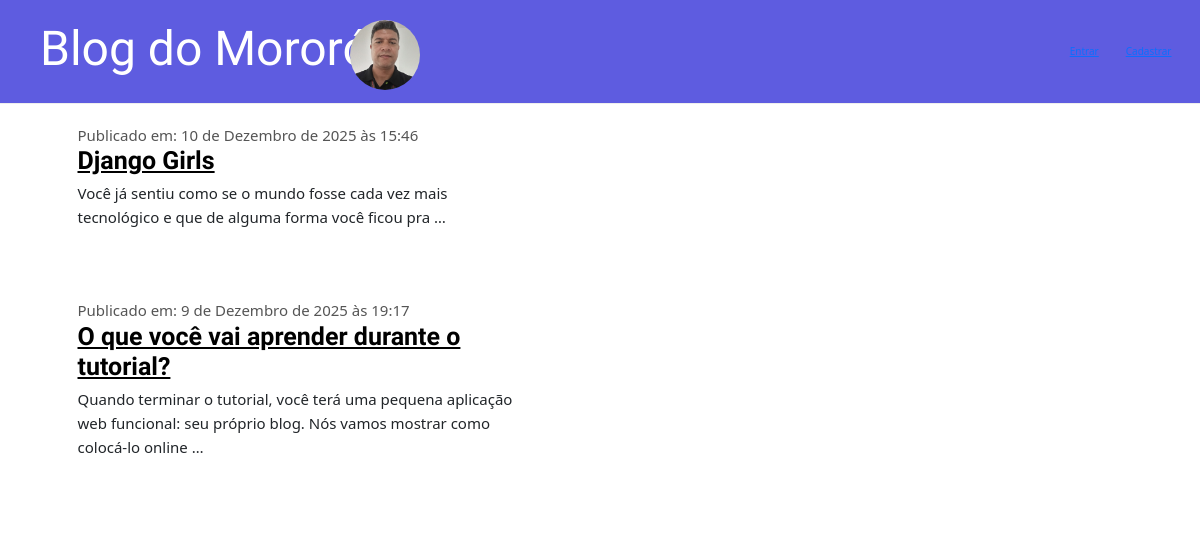
The app's page /, older data.
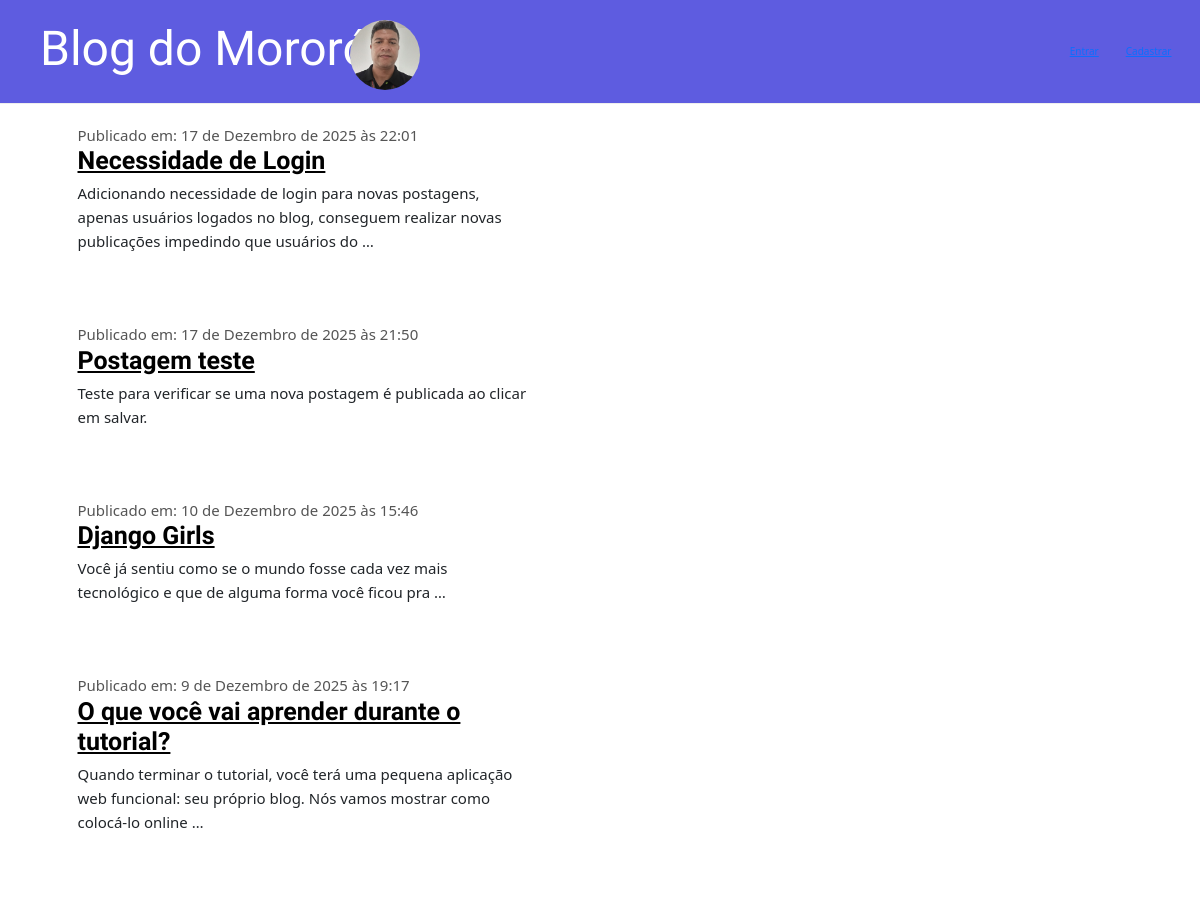
The same page, newer data.
### blog/models.py (models this page shows, shortened)
class Post(models.Model):
    author = models.ForeignKey(settings.AUTH_USER_MODEL, on_delete=models.CASCADE)
    title = models.CharField(max_length=200)
    text = models.TextField()
    created_date = models.DateTimeField(default=timezone.now)
    published_date = models.DateTimeField(blank=True, null=True)

### blog/views.py (the view)
# urls.py: path('', views.post_list, name='postlist'),
def post_list(request):
    post=Post.objects.filter(published_date__lte=timezone.now()).order_by('-published_date')
    return render(request, 'blog/post_list.html', {'post_list':post})

### blog/templates/blog/post_list.html
{% extends "blog/base.html" %}
{% block content %}
    {% for post in post_list %}
        <article class="post">
            <time>Publicado em: {{ post.published_date }}</time>
            <h2>
                <a href="{% url 'post_detail' pk=post.pk %}">
                    {{ post.title }}
                </a>
            </h2>
            <p>{{ post.text|truncatewords:20|linebreaksbr }}</p>
        </article>
    {% endfor %}
{% endblock %}

### blog/templates/blog/base.html (shortened to what this page needs)
{% load static %}
<!DOCTYPE html>
<html lang="pt-br">
    <head>
        <link rel="stylesheet" href="//maxcdn.bootstrapcdn.com/bootstrap/3.2.0/css/bootstrap.min.css">
        <link rel="stylesheet" href="//maxcdn.bootstrapcdn.com/bootstrap/3.2.0/css/bootstrap-theme.min.css">
        <link href="https://cdn.jsdelivr.net/npm/bootstrap@5.3.8/dist/css/bootstrap.min.css" rel="stylesheet">
        <link rel="stylesheet" href="{% static 'css/blog.css' %}">
    </head>
<body>
    <div class="page-header">
    <h1><a href="/">Blog do Mororó</a></h1>
    <div class="user-area">
        {% if user.is_authenticated %}
            <span class="username">Olá, {{ user.username }}</span>
            <form action="{% url 'logout' %}" method="post" class="logout-form">
                {% csrf_token %}
                <button type="submit" class="btn btn-link">Sair</button>
            </form>
        {% else %}
            <a href="{% url 'login' %}" class="btn btn-link">Entrar</a>
            <a href="{% url 'signup' %}" class="btn btn-link">Cadastrar</a>
        {% endif %}
        <img src="{% static 'imagens/eu.jpeg' %}" alt="Imagem do Usuário" class="user-image">
    </div>
</div>
    <div class="content container">
        <div class="col-md-8">
            <div class="col-md-8">
                {% block content %}
                {% endblock %}
            </div>
    </div>
</body>
</html>

### blog/static/css/blog.css (style rules this page uses)
h1 a, h2 a { color : #4e40d1; font-family: "Lobster"; }
body { padding-left: 0px; }
.page-header { background-color: #5e5ce0; margin-top: 0; padding: 20px 20px 20px 40px; align-items: center; position: relative; }
.page-header .user-image { width: 70px; height: 70px; border-radius: 50%; object-fit: cover; position: absolute; left: 350px; top: 20px; }
.page-header h1, .page-header h1 a, .page-header h1 a:visited, .page-header h1 a:active { color: #ffffff; font-size: 36pt; text-decoration: none; }
.content { margin-left: 40px; }
h1, h2, h3, h4 { font-family: 'Lobster', cursive; }
.post { margin-bottom: 70px; }
.post h2 a, .post h2 a:visited { color: #000000; }
h2 { font-size: 25px; font-weight: bold; }
p { font-size: 15px; line-height: 1.6; }
time { font-size: 15px; color: #555; }
.page-header { display: flex; align-items: center; justify-content: space-between; }
.user-area { display: flex; align-items: center; gap: 10px; }

Row changes from the older to the newer data that the page shows:
added Post: published_date "17 de Dezembro de 2025 às 22:01", title "Necessidade de Login", text "Adicionando necessidade de login para novas postagens, apenas usuários logados no blog, conseguem realizar novas publicações impedindo que usuários do …"
added Post: published_date "17 de Dezembro de 2025 às 21:50", title "Postagem teste", text "Teste para verificar se uma nova postagem é publicada ao clicar em salvar."
